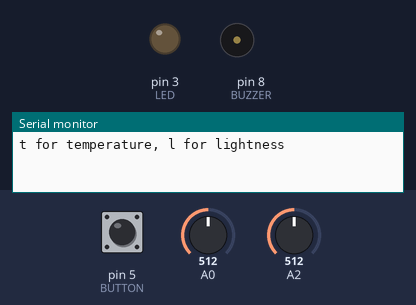
Bench run of a sketch on a simulated Arduino Uno, built with avr-gcc and run on an emulated ATmega328P. Shown: output pins drawn as LEDs (lit = HIGH), buzzer (waves = sounding), the last lines printed to the serial monitor. Dashed ring = blinking. The inputs (shaded band) are chosen by the test bench; at power-on: pin 5 (BUTTON) LOW, A0 = 512, A2 = 512.

Above: at 1.2 s.
1.3 s: pin 5 (BUTTON) pulled HIGH for 0.15 s
At 1.7 s:
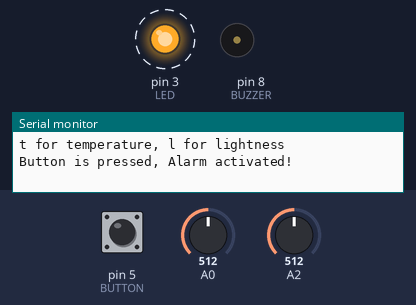
At 2.7 s:
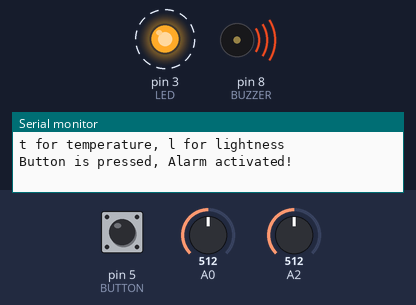
Timing chart, 0 to 10.4 s (numbered marks = the images above; inputs shaded):
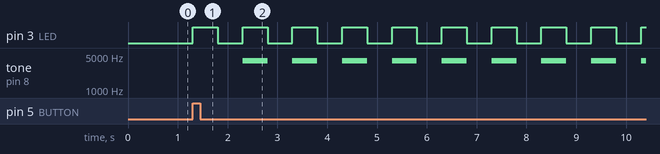

The sketch:

MonitoringSystem.ino
```cpp
const int BUTTON = 5;
const int LED = 3;
const int THRESHOLD = 60;   // variable used to check high temperature
const int BUZZER = 8;

boolean currentState = LOW;
boolean previousState = LOW;

void setup() {
  // put your setup code here, to run once:
  Serial.begin(9600);
  pinMode(BUTTON, INPUT);
  pinMode(LED, OUTPUT);
  Serial.println("t for temperature, l for lightness");
}

// Create a function to do debouncing of the button
boolean debounce(boolean last){
  boolean current = digitalRead(BUTTON);
  if (last != current){
    delay(5);
    current = digitalRead(BUTTON);
    return current;
  }
}
// Create a functio to activate alarm if threshold is reached
int AlarmOn(boolean state, int thermoVar) {
    while (thermoVar >= THRESHOLD && state == true){
        digitalWrite(LED, HIGH);
        delay(500);
        digitalWrite(LED, LOW);
        delay(500);
        tone(BUZZER, 4000, 500);
  }
}

void loop() {
  // put your main code here, to run repeatedly:

    int photoVar = analogRead(A2);  // Read photoresistor value
    int thermoVar = analogRead(A0);  // Read thermoresistor value

    if (Serial.available() > 0){
      char mode = Serial.read();
      if (mode == 't' || mode == 'T'){
        Serial.print("Thermoresistor value: " );
        Serial.println(thermoVar);
      }else if (mode == 'l' || mode == 'L'){
        Serial.print("Photoresistor value: ");
        Serial.println(photoVar);
      }else{
        Serial.println("Please enter valid input!");
      }
    }

    currentState = debounce(BUTTON);
    if (previousState == false && currentState == true){    // if it was pressed
      Serial.println("Button is pressed, Alarm activated!");
      AlarmOn(currentState, thermoVar);
    }
    previousState = currentState;
}
```

Measured:
- after the input at 1.3 s, pin 3 (LED): alternates HIGH for 0.50 s and LOW for 0.50 s, starting at once; tone on pin 8 (BUZZER): alternates 4000 Hz for 0.50 s and silent for 0.50 s, starting after 1.0 s
